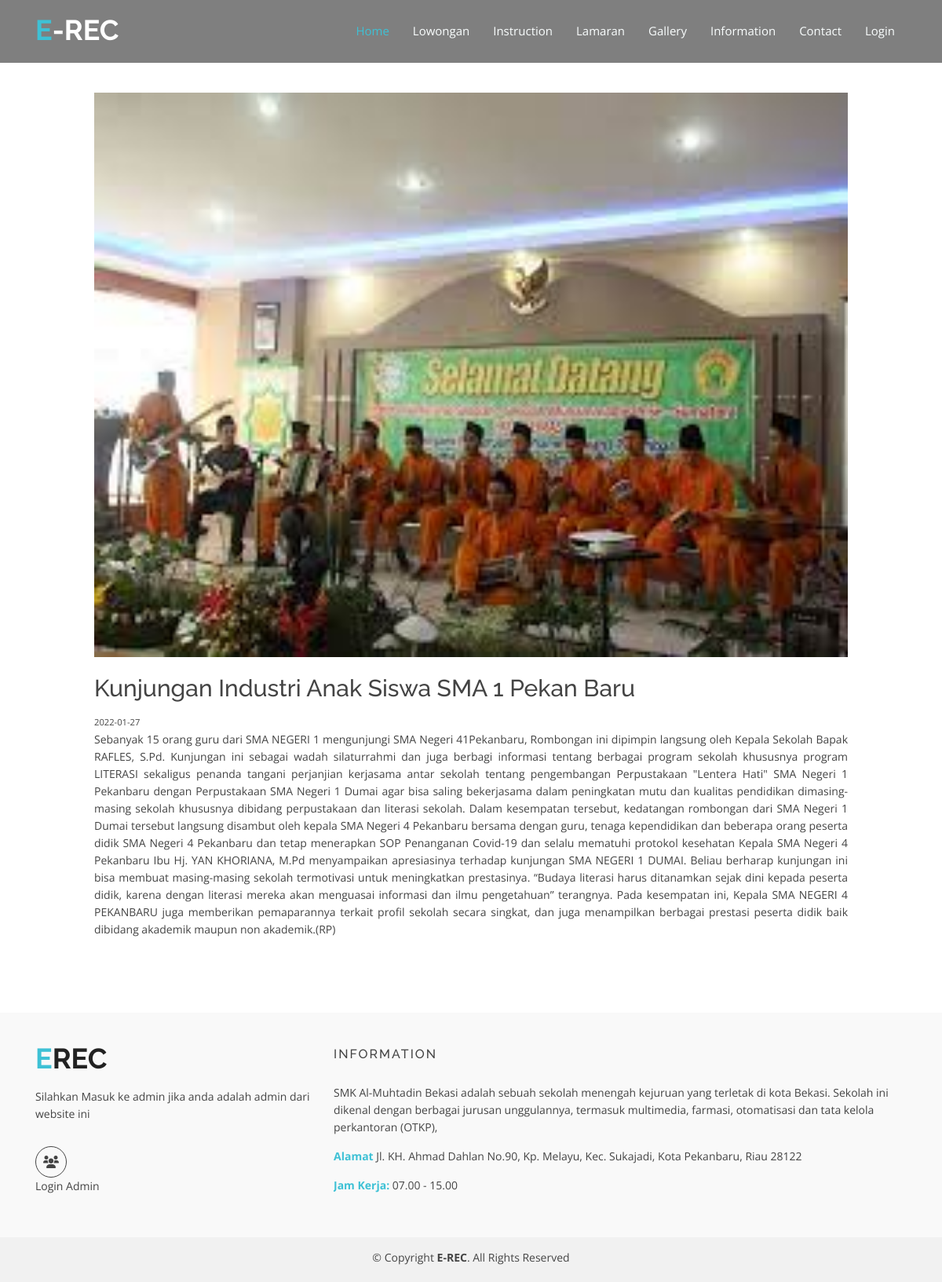
/home/detail_informasi/2, run on the app's committed database.
### tables this page shows
CREATE TABLE `tbl_informasi` (
  `kd_informasi` int(11) NOT NULL,
  `judul` varchar(100) NOT NULL,
  `deskripsi` text NOT NULL,
  `penulis` varchar(100) NOT NULL,
  `gambar_informasi` varchar(200) NOT NULL,
  `tgl_informasi` date NOT NULL
);

### application/libraries/Templates.php (called while the page is built, shortened)
<?php
class Templates
{
    protected $ci;
    public function __construct()
    {
        $this->ci = &get_instance();
    }
    public function pelamar($content, $data = Null)
    {
        $this->ci->load->view('templates_pelamar/v_header');
        $this->ci->load->view('templates_pelamar/v_sidebar', $data);
        $this->ci->load->view('pelamar/' . $content, $data);
        $this->ci->load->view('templates_pelamar/v_footer');
        $this->ci->load->view('templates_pelamar/v_script', $data);
    }
}

### application/controllers/Home.php (called while the page is built, shortened)
<?php
class Home extends CI_Controller {
    public function detail_informasi($kd_informasi){
        $data = array(
            'informasi' => $this->M_informasi->get_by_id($kd_informasi),
        );
        $this->templates->pelamar('v_detail_informasi', $data);
    }
}

### index.php (called while the page is built, shortened)
<?php
require_once BASEPATH.'core/CodeIgniter.php';

### application/models/M_informasi.php (called while the page is built, shortened)
<?php class M_informasi extends CI_Model{
    private $table = 'tbl_informasi';
    public function get_by_id($kd_informasi){
        $this->db->where('kd_informasi', $kd_informasi);
        return $this->db->get($this->table)->row();
    }
}

### application/views/pelamar/v_detail_informasi.php (the view, shortened to what this page needs)
 <section id = "tentang" class = "mt-5">
  <div class="container-blog">
    <div id="contact" class="contact-area">
      <div class="contact-inner area-padding">
        <img src="<?= base_url('assets/img/informasi/'.$informasi->gambar_informasi)?>" class="w-100">
        <h3 class="mt-4"><?= $informasi->judul?></h3>
        <small><?= $informasi->tgl_informasi?></small>
        <p class = "text-justify"><?= $informasi->deskripsi?></p>
      </div>
    </div>
  </div>
</section>

### assets_calon/css/style.css (style rules this page uses)
html, body { height: 100%; }
img { max-width: 100%; height: auto; }
p { margin: 0 0 15px; color: #444; }
h1, h2, h3, h4, h5, h6 { font-family: 'Raleway', sans-serif; margin: 0 0 15px; color: #444; font-weight: 500; }
h3 { font-size: 30px; line-height: 32px; }
body { background: #fff none repeat scroll 0 0; color: #444; font-family: 'Open Sans', sans-serif; font-size: 14px; text-align: left; overflow-x: hidden; line-height: 22px; }
.area-padding { padding: 70px 0px 80px; }
.contact-area { height: auto; width: 100%; }

### application/views/pelamar/v_detail_informasi.php (style rules this page uses)
.container-blog { width: 80%; margin: auto; }

### data on the page
tbl_informasi: gambar_informasi (picture), judul "Kunjungan Industri Anak Siswa SMA 1 Pekan Baru", tgl_informasi "2022-01-27", deskripsi "Sebanyak 15 orang guru dari SMA NEGERI 1 mengunjungi SMA Negeri 41Pekanbaru, Rombongan ini dipimpin langsung oleh Kepala Sekolah Bapak RAFLES, S.Pd. Kunjungan ini sebagai wadah silaturrahmi dan juga berbagi informasi tentang berbagai program sekolah khususnya program LITERASI sekaligus penanda tangani perjanjian kerjasama antar sekolah tentang pengembangan Perpustakaan \"Lentera Hati\" SMA Negeri 1 Pekanbaru dengan Perpustakaan SMA Negeri 1 Dumai agar bisa saling bekerjasama dalam peningkatan mutu dan kualitas pendidikan dimasing-masing sekolah khususnya dibidang perpustakaan dan literasi sekolah. Dalam kesempatan tersebut, kedatangan rombongan dari SMA Negeri 1 Dumai tersebut langsung…"
